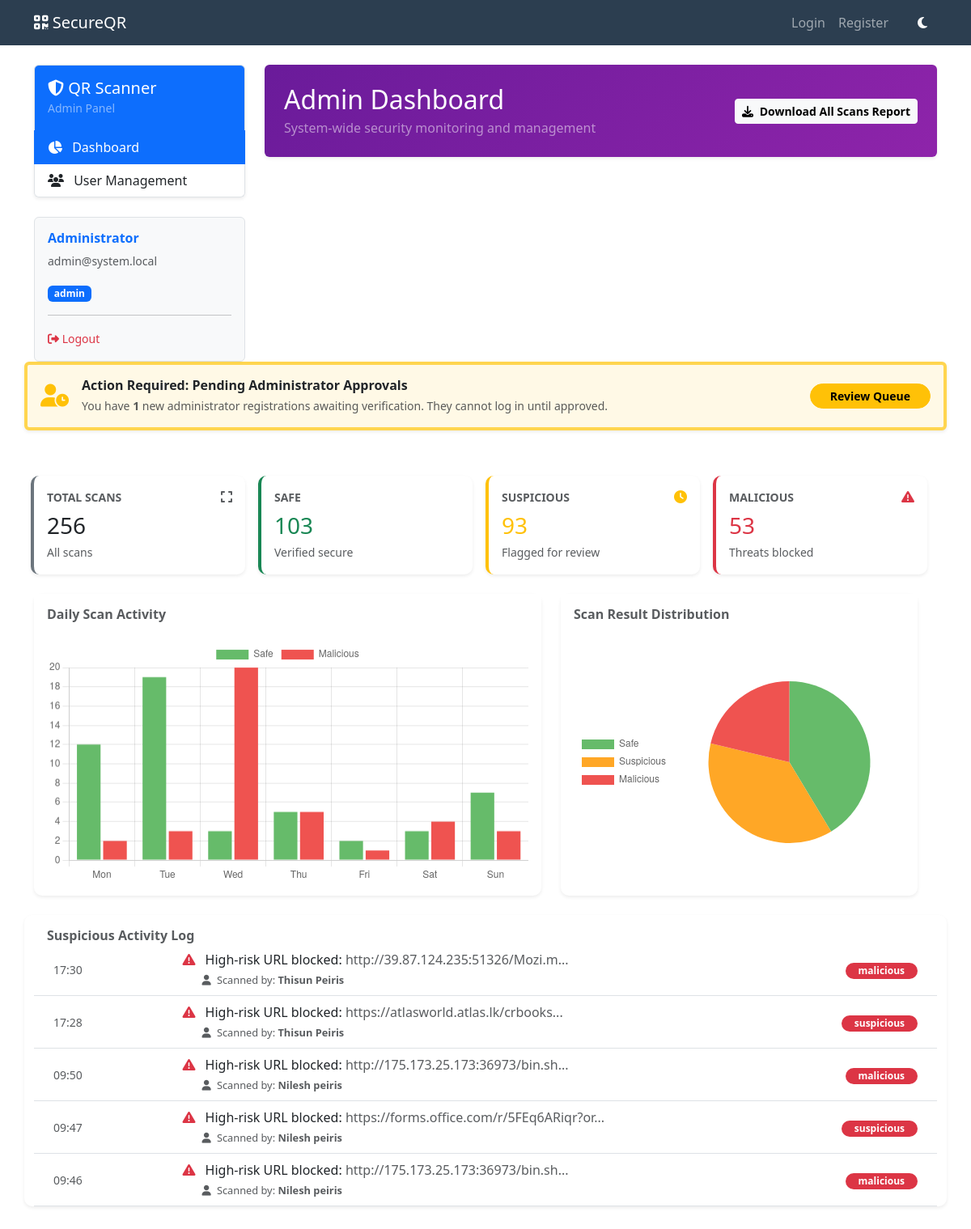
Screenshot of /admin/dashboard (signed in) with the database file from the repository.
### tables this page shows
CREATE TABLE scan_history (
    id INTEGER PRIMARY KEY AUTOINCREMENT,
    user_id INTEGER NOT NULL,
    url TEXT NOT NULL,
    risk_score INTEGER NOT NULL,
    risk_level TEXT NOT NULL, -- 'Safe', 'Suspicious', 'Malicious'
    scan_details TEXT, -- JSON holding the breakdown (ML score, VT score, Features etc)
    timestamp TIMESTAMP DEFAULT CURRENT_TIMESTAMP,
    FOREIGN KEY(user_id) REFERENCES users(id)
);

CREATE TABLE users (
    id INTEGER PRIMARY KEY AUTOINCREMENT,
    first_name TEXT NOT NULL,
    last_name TEXT NOT NULL,
    email TEXT UNIQUE NOT NULL,
    password_hash TEXT NOT NULL,
    role TEXT NOT NULL DEFAULT 'user', -- 'user', 'admin'
    totp_secret TEXT NOT NULL,
    created_at TIMESTAMP DEFAULT CURRENT_TIMESTAMP
, status TEXT DEFAULT 'active');

### admin/routes.py (the view)
@admin_bp.route('/dashboard')
@jwt_required()
def dashboard():
    if not admin_required():
        return jsonify({"msg": "Admin access required"}), 403
    db = get_db()
    total_scans = db.execute("SELECT COUNT(*) FROM scan_history").fetchone()[0]
    safe_scans = db.execute("SELECT COUNT(*) FROM scan_history WHERE risk_level = 'Safe'").fetchone()[0]
    suspicious_scans = db.execute("SELECT COUNT(*) FROM scan_history WHERE risk_level = 'Suspicious'").fetchone()[0]
    malicious_scans = db.execute("SELECT COUNT(*) FROM scan_history WHERE risk_level = 'Malicious'").fetchone()[0]
    logs = db.execute('''
        SELECT s.*, u.first_name, u.last_name
        FROM scan_history s
        LEFT JOIN users u ON s.user_id = u.id
        WHERE s.risk_level != 'Safe'
        ORDER BY s.timestamp DESC LIMIT 5
    ''').fetchall()
    pending_admins = db.execute("SELECT COUNT(*) FROM users WHERE status = 'pending' AND role = 'admin'").fetchone()[0]
    return render_template('dashboard_admin.html',
                           total=total_scans,
                           safe=safe_scans,
                           suspicious=suspicious_scans,
                           malicious=malicious_scans,
                           logs=logs,
                           pending_admins=pending_admins)

### admin/routes.py (called while the page is built)
def admin_required():
    claims = get_jwt()
    if claims.get('role') != 'admin':
        return False
    return True

### database.py (called while the page is built)
def get_db():
    if 'db' not in g:
        g.db = sqlite3.connect(
            Config.DATABASE,
            detect_types=sqlite3.PARSE_DECLTYPES
        )
        g.db.row_factory = sqlite3.Row
    return g.db

def close_connection(exception):
    db = g.pop('db', None)
    if db is not None:
        db.close()

### templates/dashboard_admin.html (shortened to what this page needs)
{% extends "base.html" %}
{% block content %}
<div class="row mt-4">
    <div class="col-md-3">
        <div class="list-group shadow-sm">
            <div class="list-group-item bg-primary text-white py-3">
                <h5 class="mb-0"><i class="fa fa-shield-halved"></i> QR Scanner</h5>
                <small class="text-white-50">Admin Panel</small>
            </div>
            <a href="/admin/dashboard" class="list-group-item list-group-item-action active"><i
                    class="fa fa-chart-pie me-2"></i> Dashboard</a>
            <a href="/admin/users" class="list-group-item list-group-item-action"><i class="fa fa-users me-2"></i> User
                Management</a>
        </div>
        <div class="mt-4 p-3 border rounded bg-light">
            <h6 id="adminName" class="text-primary fw-bold">Administrator</h6>
            <small id="adminEmail" class="text-muted d-block mb-3">admin@system.local</small>
            <span class="badge bg-primary">admin</span>
            <hr>
            <a href="#" class="text-danger text-decoration-none small" onclick="logout()"><i
                    class="fa fa-sign-out-alt"></i> Logout</a>
        </div>
    </div>
    <div class="col-md-9">
        <div class="bg-primary text-white p-4 rounded shadow-sm mb-4 d-flex justify-content-between align-items-center"
            style="background: linear-gradient(135deg, #6a1b9a 0%, #8e24aa 100%) !important;">
            <div>
                <h2 class="mb-1">Admin Dashboard</h2>
                <p class="mb-0 text-white-50">System-wide security monitoring and management</p>
            </div>
            <a href="/admin/download_all_report" class="btn btn-light btn-sm fw-bold">
                <i class="fa fa-download me-1"></i> Download All Scans Report
            </a>
        </div>
        </div>
        {% if pending_admins and pending_admins > 0 %}
        <div class="alert shadow-sm border-start border-4 border-warning d-flex align-items-center mb-4" style="background-color: #fff9e6; border-color: #ffd54f !important;" role="alert">
            <i class="fa-solid fa-user-clock fs-3 me-3 text-warning"></i>
            <div>
                <h6 class="alert-heading mb-1 fw-bold text-dark">Action Required: Pending Administrator Approvals</h6>
                <p class="mb-0 text-muted small">You have <strong>{{ pending_admins }}</strong> new administrator registrations awaiting verification. They cannot log in until approved.</p>
            </div>
            <a href="/admin/users" class="btn btn-warning btn-sm ms-auto fw-bold px-4" style="border-radius: 20px;">Review Queue</a>
        </div>
        {% endif %}
        <div class="row g-3 mb-4">
            <div class="col-md-3">
                <div class="card border-0 shadow-sm h-100 border-start border-4 border-secondary">
                    <div class="card-body">
                        <div class="d-flex justify-content-between align-items-center mb-2">
                            <span class="text-muted fw-bold small text-uppercase">Total Scans</span>
                            <i class="fa fa-expand text-muted"></i>
                        </div>
                        <h3 class="mb-1">{{ total }}</h3>
                        <small class="text-muted">All scans</small>
                    </div>
                </div>
            </div>
            <div class="col-md-3">
                <div class="card border-0 shadow-sm h-100 border-start border-4 border-success">
                    <div class="card-body">
                        <div class="d-flex justify-content-between align-items-center mb-2">
                            <span class="text-muted fw-bold small text-uppercase">Safe</span>
                        </div>
                        <h3 class="mb-1 text-success">{{ safe }}</h3>
                        <small class="text-muted">Verified secure</small>
                    </div>
                </div>
            </div>
            <div class="col-md-3">
                <div class="card border-0 shadow-sm h-100 border-start border-4 border-warning">
                    <div class="card-body">
                        <div class="d-flex justify-content-between align-items-center mb-2">
                            <span class="text-muted fw-bold small text-uppercase">Suspicious</span>
                            <i class="fa fa-clock text-warning"></i>
                        </div>
                        <h3 class="mb-1 text-warning">{{ suspicious }}</h3>
                        <small class="text-muted">Flagged for review</small>
                    </div>
                </div>
            </div>
            <div class="col-md-3">
                <div class="card border-0 shadow-sm h-100 border-start border-4 border-danger">
                    <div class="card-body">
                        <div class="d-flex justify-content-between align-items-center mb-2">
                            <span class="text-muted fw-bold small text-uppercase">Malicious</span>
                            <i class="fa fa-triangle-exclamation text-danger"></i>
                        </div>
                        <h3 class="mb-1 text-danger">{{ malicious }}</h3>
                        <small class="text-muted">Threats blocked</small>
                    </div>
                </div>
            </div>
        </div>
        <div class="row mb-4">
            <div class="col-md-7">
                <div class="card shadow-sm h-100 border-0">
                    <div class="card-header bg-white border-0 pt-3">
                        <h6 class="mb-0 fw-bold text-muted">Daily Scan Activity</h6>
                    </div>
                    <div class="card-body">
                        <canvas id="barChart"></canvas>
                    </div>
                </div>
            </div>
            <div class="col-md-5">
                <div class="card shadow-sm h-100 border-0">
                    <div class="card-header bg-white border-0 pt-3">
                        <h6 class="mb-0 fw-bold text-muted">Scan Result Distribution</h6>
                    </div>
                    <div class="card-body d-flex justify-content-center align-items-center">
                        <canvas id="pieChart" style="max-height: 200px;"></canvas>
                    </div>
                </div>
            </div>
        </div>
        <div class="card shadow-sm border-0 mb-5">
            <div class="card-header bg-white border-0 pt-3 pb-0">
                <h6 class="mb-0 fw-bold text-muted">Suspicious Activity Log</h6>
            </div>
            <div class="card-body p-0">
                <div class="table-responsive">
                    <table class="table table-hover align-middle mb-0">
                        <tbody>
                            {% for log in logs %}
                            <tr>
                                <td class="text-muted small px-4" style="width: 15%;">{{ log.timestamp.strftime('%H:%M')
                                    if log.timestamp else 'N/A' }}</td>
                                <td class="px-3">
                                    <i class="fa fa-triangle-exclamation text-danger me-2"></i>
                                    <span class="text-dark">High-risk URL blocked: <span class="text-muted">{{
                                            log.url[:40] }}...</span></span><br>
                                    <small class="text-muted ms-4" style="font-size: 0.8em;"><i class="fa fa-user me-1"></i> Scanned by: <strong>{{ log.first_name }} {{ log.last_name }}</strong></small>
                                </td>
                                <td class="text-end px-4">
                                    <span class="badge bg-danger rounded-pill px-3">{{ log.risk_level|lower }}</span>
                                </td>
                            </tr>
                            {% else %}
                            <tr>
                                <td colspan="3" class="text-center py-4 text-muted">No suspicious activity detected
                                    recently.</td>
                            </tr>
                            {% endfor %}
                        </tbody>
                    </table>
                </div>
            </div>
        </div>
    </div>
</div>
{% endblock %}
{% block scripts %}
<script>
    // Ensure user is an admin
    if (!token || role !== 'admin') {
        window.location.href = '/dashboard';
    }
    // Attempt to decode JWT to get email/name if available, else placeholders
    // In a real app, an endpoint might return profile details.
    // Charts logic
    const safeData = {{ safe }};
    const suspData = {{ suspicious }};
    const malData = {{ malicious }};
    const ctxPie = document.getElementById('pieChart').getContext('2d');
    new Chart(ctxPie, {
        type: 'pie',
        data: {
            labels: ['Safe', 'Suspicious', 'Malicious'],
            datasets: [{
                data: [safeData, suspData, malData],
                backgroundColor: ['#66bb6a', '#ffa726', '#ef5350'],
                borderWidth: 0
            }]
        },
        options: {
            plugins: {
                legend: { position: 'left' }
            }
        }
    });
    const ctxBar = document.getElementById('barChart').getContext('2d');
    new Chart(ctxBar, {
        type: 'bar',
        data: {
            labels: ['Mon', 'Tue', 'Wed', 'Thu', 'Fri', 'Sat', 'Sun'],
            datasets: [
                {
                    label: 'Safe',
                    data: [12, 19, 3, 5, 2, 3, 7], // Dummy data for visual
                    backgroundColor: '#66bb6a'
                },
                {
                    label: 'Malicious',
                    data: [2, 3, 20, 5, 1, 4, 3], // Dummy data for visual
                    backgroundColor: '#ef5350'
                }
            ]
        },
        options: {
            responsive: true,
            scales: {
                x: { stacked: false },
                y: { stacked: false }
            }
        }
    });
    function logout() {
        localStorage.clear();
        window.location.href = '/auth/login';
    }
</script>
{% endblock %}

### templates/base.html (style rules this page uses)
body { font-family: 'Segoe UI', Tahoma, Geneva, Verdana, sans-serif; transition: background-color 0.3s ease, color 0.3s ease; }
.card { border-radius: 10px; box-shadow: 0 4px 6px rgba(0,0,0,0.1); }
.card-header { background-color: #fff; border-bottom: 2px solid #f4f7f6; font-weight: bold; }

### rows the page displays
scan_history: timestamp "17:30", url "http://39.87.124.235:51326/Mozi.m", first_name "Thisun", last_name "Peiris", risk_level "malicious"
scan_history: timestamp "17:28", url "https://atlasworld.atlas.lk/crbooks", first_name "Thisun", last_name "Peiris", risk_level "suspicious"
scan_history: timestamp "09:50", url "http://175.173.25.173:36973/bin.sh", first_name "Nilesh", last_name "peiris", risk_level "malicious"
scan_history: timestamp "09:47", url "https://forms.office.com/r/5FEq6ARiqr?or", first_name "Nilesh", last_name "peiris", risk_level "suspicious"
scan_history: timestamp "09:46", url "http://175.173.25.173:36973/bin.sh", first_name "Nilesh", last_name "peiris", risk_level "malicious"

### other values shown
{{ pending_admins }} "1"
{{ total }} "256"
{{ safe }} "103"
{{ suspicious }} "93"
{{ malicious }} "53"
chart data {{ safe }} 103
chart data {{ suspicious }} 93
chart data {{ malicious }} 53
